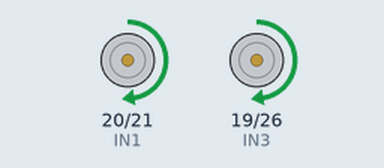
Bench run of a program on a simulated Raspberry Pi (BCM pin numbers). On the bench: motor-driver pin pairs drawn as motors (green arrow = first pin HIGH = forward, orange = second pin HIGH = backward, longer = more drive, scaled by the enable pin). At 9.0 s the program stops and its outputs stay as they are.

Above: at 0.1 s.
At 5.1 s:
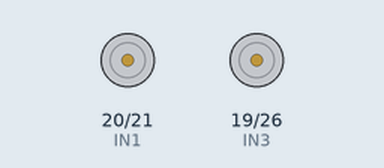
At 7.1 s:
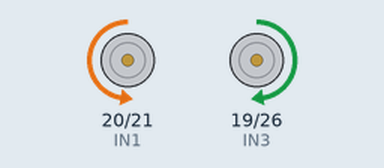
Timing chart, 0 to 8.6 s (numbered marks = the images above):
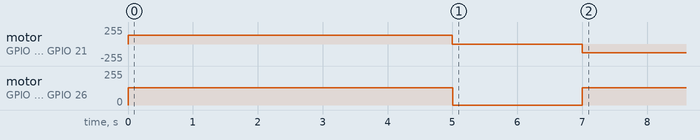

The program:

Car.py
```python
# -*- coding:UTF-8 -*-
'''
小车
'''
import time
import RPi.GPIO as GPIO

# 设置GPIO口为BCM编码方式
GPIO.setmode(GPIO.BCM)
# 忽略警告信息
GPIO.setwarnings(False)


class Car(object):
    IN1 = 20
    IN2 = 21
    IN3 = 19
    IN4 = 26
    ENA = 16
    ENB = 13
    CarSpeedControl = 50

    def __init__(self):
        '''
        初始化
        :param in1:
        :param in2:
        :param in3:
        :param in4:
        :param ena:
        :param enb:
        :param CarSpeedControl:
        '''
        GPIO.setup(self.ENA, GPIO.OUT, initial=GPIO.HIGH)
        GPIO.setup(self.IN1, GPIO.OUT, initial=GPIO.LOW)
        GPIO.setup(self.IN2, GPIO.OUT, initial=GPIO.LOW)
        GPIO.setup(self.ENB, GPIO.OUT, initial=GPIO.HIGH)
        GPIO.setup(self.IN3, GPIO.OUT, initial=GPIO.LOW)
        GPIO.setup(self.IN4, GPIO.OUT, initial=GPIO.LOW)
        # 设置pwm引脚和频率为2000hz
        self.pwm_ENA = GPIO.PWM(self.ENA, 2000)
        self.pwm_ENB = GPIO.PWM(self.ENB, 2000)
        self.pwm_ENA.start(0)
        self.pwm_ENB.start(0)

        GPIO.setup(self.ENA, GPIO.OUT, initial=GPIO.HIGH)
        GPIO.setup(self.IN1, GPIO.OUT, initial=GPIO.LOW)
        GPIO.setup(self.IN2, GPIO.OUT, initial=GPIO.LOW)
        GPIO.setup(self.ENB, GPIO.OUT, initial=GPIO.HIGH)
        GPIO.setup(self.IN3, GPIO.OUT, initial=GPIO.LOW)
        GPIO.setup(self.IN4, GPIO.OUT, initial=GPIO.LOW)

    def run(self, seconds=0):
        '''
        前进
        :return:
        '''
        GPIO.output(self.IN1, GPIO.HIGH)
        GPIO.output(self.IN2, GPIO.LOW)
        GPIO.output(self.IN3, GPIO.HIGH)
        GPIO.output(self.IN4, GPIO.LOW)
        self.pwm_ENA.ChangeDutyCycle(self.CarSpeedControl)
        self.pwm_ENB.ChangeDutyCycle(self.CarSpeedControl)
        if seconds > 0:
            time.sleep(seconds)
            self.stop()

    def back(self, seconds=0):
        '''
        后退
        :return:
        '''
        GPIO.output(self.IN1, GPIO.LOW)
        GPIO.output(self.IN2, GPIO.HIGH)
        GPIO.output(self.IN3, GPIO.LOW)
        GPIO.output(self.IN4, GPIO.HIGH)
        self.pwm_ENA.ChangeDutyCycle(self.CarSpeedControl)
        self.pwm_ENB.ChangeDutyCycle(self.CarSpeedControl)
        if seconds > 0:
            time.sleep(seconds)
            self.stop()

    def left(self, seconds=0):
        '''
        左
        :return:
        '''
        GPIO.output(self.IN1, GPIO.LOW)
        GPIO.output(self.IN2, GPIO.HIGH)
        GPIO.output(self.IN3, GPIO.HIGH)
        GPIO.output(self.IN4, GPIO.LOW)
        self.pwm_ENA.ChangeDutyCycle(self.CarSpeedControl)
        self.pwm_ENB.ChangeDutyCycle(self.CarSpeedControl)
        if seconds > 0:
            time.sleep(seconds)
            self.stop()

    def right(self, seconds=0):
        '''
        右
        :return:
        '''
        GPIO.output(self.IN1, GPIO.HIGH)
        GPIO.output(self.IN2, GPIO.LOW)
        GPIO.output(self.IN3, GPIO.LOW)
        GPIO.output(self.IN4, GPIO.HIGH)
        self.pwm_ENA.ChangeDutyCycle(self.CarSpeedControl)
        self.pwm_ENB.ChangeDutyCycle(self.CarSpeedControl)
        if seconds > 0:
            time.sleep(seconds)
            self.stop()

    def stop(self):
        '''
        停止
        :return:
        '''
        GPIO.output(self.IN1, GPIO.LOW)
        GPIO.output(self.IN2, GPIO.LOW)
        GPIO.output(self.IN3, GPIO.LOW)
        GPIO.output(self.IN4, GPIO.LOW)


if __name__ == '__main__':
    car = Car()
    car.run()
    time.sleep(5)
    car.stop()
    time.sleep(2)
    car.left()
    time.sleep(2)
```
